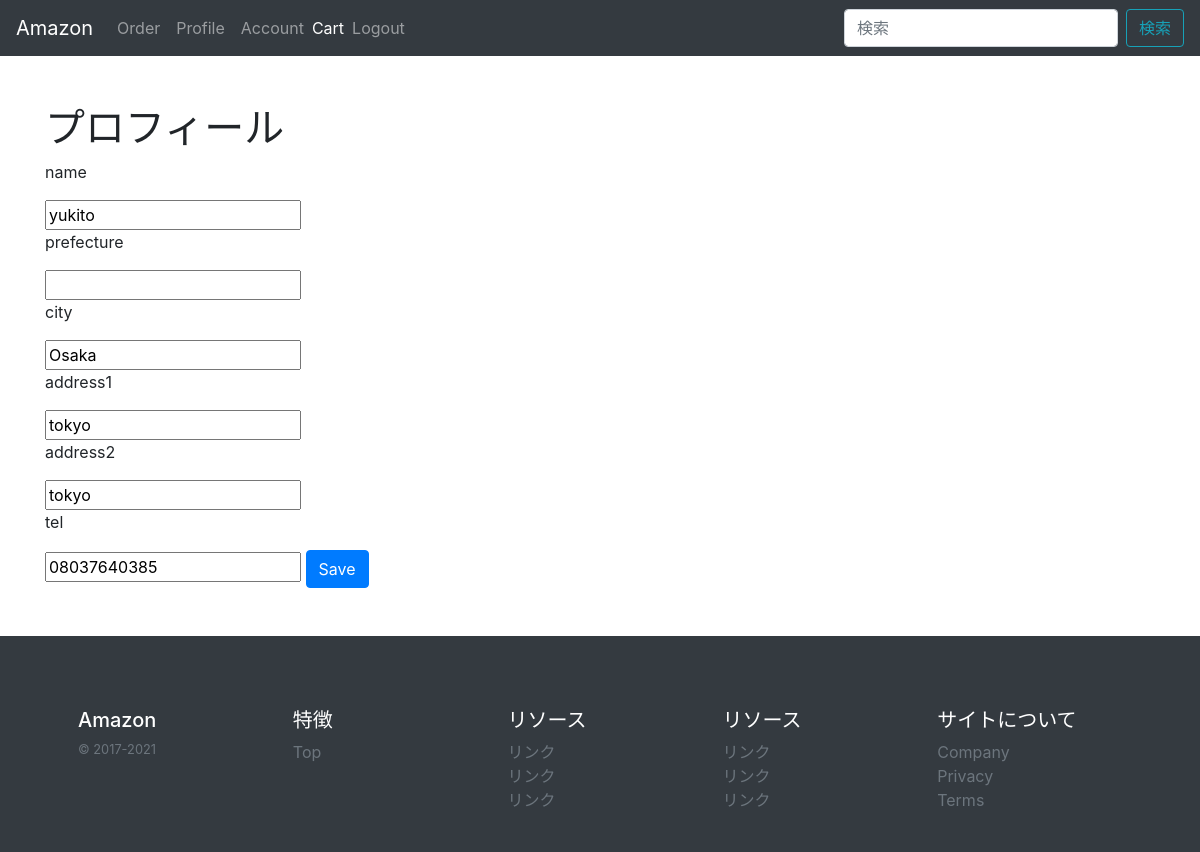
Screenshot of /profile/ (signed in) with the database file from the repository.
### base/models/account_models.py (models this page shows, shortened)
class User(AbstractBaseUser):               #追記
    id=models.CharField(default=create_id,primary_key=True,max_length=22)       #
    username=models.CharField(default='匿名',max_length=30,unique=True,blank=True)  #
    email = models.EmailField(
        verbose_name='email address',
        max_length=255,
        unique=True,
    )
    is_active = models.BooleanField(default=True)
    is_admin = models.BooleanField(default=False)
    objects = MyUserManager()
    USERNAME_FIELD = 'username'             #追記
    EMAIL_FIELD='email'
    REQUIRED_FIELDS = ['email',]

class Profile(models.Model):  #追記　モデル全て
    user=models.OneToOneField(User,primary_key=True,on_delete=models.CASCADE)
    name=models.CharField(default='',blank=True,max_length=30)
    zipcode=models.CharField(default='',blank=True,max_length=8)
    prefecture=models.CharField(default='',blank=True,max_length=50)
    city=models.CharField(default='',blank=True,max_length=50)
    address1=models.CharField(default='',blank=True,max_length=50)
    address2=models.CharField(default='',blank=True,max_length=50)
    tel=models.CharField(default='',blank=True,max_length=15)
    created_at=models.DateTimeField(auto_now_add=True)
    updated_at=models.DateTimeField(auto_now=True)

### base/views/account_views.py (the view, shortened to what this page needs)
# urls.py: path('profile/',views.ProfileUpdateView.as_view()),
class ProfileUpdateView(LoginRequiredMixin,generic.UpdateView):
    model=Profile
    template_name='pages/profile.html'
    fields={'name','prefecture','city','address1','address2','tel'}
    success_url='/profile/'
    def get_object(self):
        self.kwargs['pk']=self.request.user.pk
        return super().get_object()

### config/custom_context_processor.py (called while the page is built)
def base(request):
    items=Item.objects.filter(is_published=True)
    return {
        'TITLE':settings.TITLE,
        'ADDTIONAL_ITEMS':items,
        'POPULAR_ITEMS':items.order_by('-sold_count'),
    }

### templates/pages/profile.html (shortened to what this page needs)
{% extends 'base.html'%}
{%block content%}
<div class="container">
    <h1>プロフィール</h1>
    <form action="" method="POST">
        <p>name</p>
        <input type="text" name="name" value="{{user.profile.name}}">
        <p>prefecture</p>
        <input type="text" name="prefecture" value="{{user.profile.prefecture}}">
        <p>city</p>
        <input type="text" name="city" value="{{user.profile.city}}">
        <p>address1</p>
        <input type="text" name="address1" value="{{user.profile.address1}}">
        <p>address2</p>
        <input type="text" name="address2" value="{{user.profile.address2}}">
        <p>tel</p>
        <input type="text" name="tel" value="{{user.profile.tel}}">
        <button type="submit" class="btn btn-primary">Save</button>
    </form>
</div>
{%endblock%}

### rows the page displays
User: name "yukito", city "Osaka", address1 "tokyo", address2 "tokyo", tel "08037640385"
